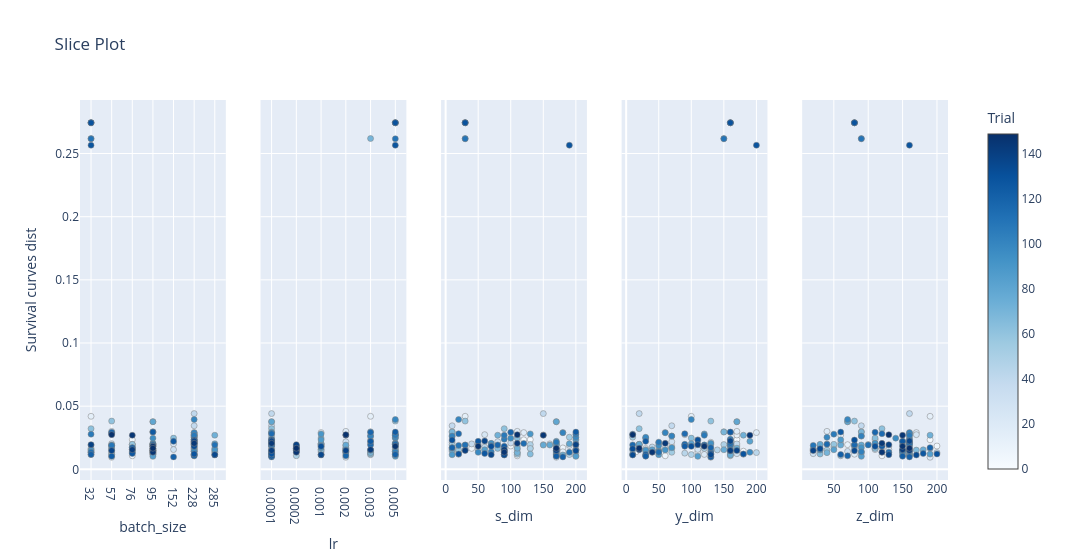
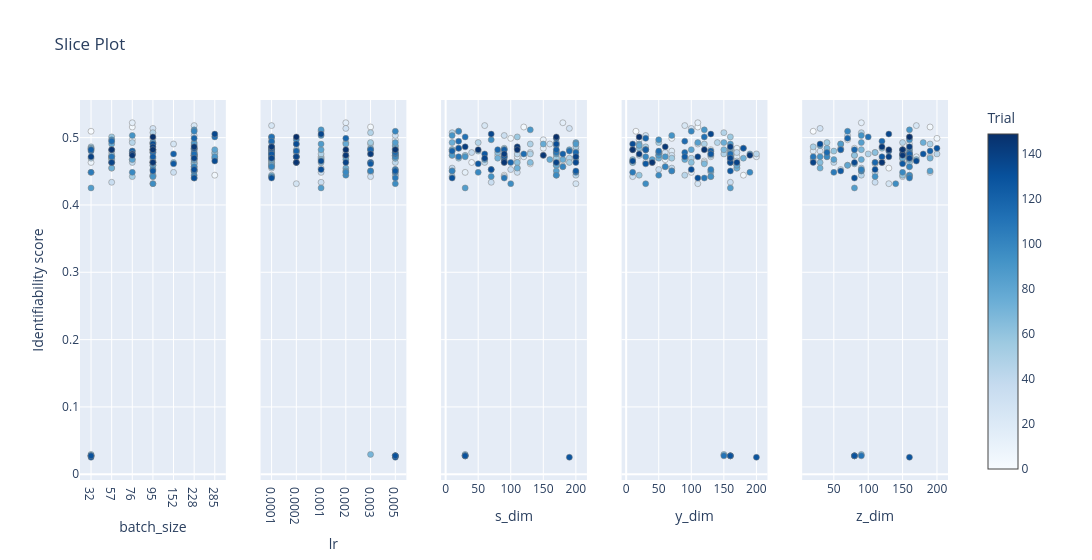

Write notebook code for charts like these, in order.
### Code cell
for i in range(len(names_objs)):
    plot_slice(study, target=lambda t: t.values[i], target_name=names_objs[i]).show() # individual parameter effects

### Figure 1 — Plotly figure (JSON) as saved in the notebook; plotly's stock layout.template omitted (floating-point values rounded to 4 significant figures; data arrays with more than 128 entries replaced by an {"elided": "..."} marker saying what was removed)
{"data": [{"marker": {"color": {"elided": "146 int values"}, "colorbar": {"title": {"text": "Trial"}, "x": 1, "xpad": 40}, "colorscale": [[0, "rgb(247,251,255)"], [0.125, "rgb(222,235,247)"], [0.25, "rgb(198,219,239)"], [0.375, "rgb(158,202,225)"], [0.5, "rgb(107,174,214)"], [0.625, "rgb(66,146,198)"], [0.75, "rgb(33,113,181)"], [0.875, "rgb(8,81,156)"], [1, "rgb(8,48,107)"]], "line": {"color": "Grey", "width": 0.5}, "showscale": true}, "mode": "markers", "name": "Feasible Trial", "showlegend": false, "type": "scatter", "x": {"elided": "146 int values"}, "xaxis": "x", "y": {"elided": "146 float values"}, "yaxis": "y"}, {"marker": {"color": {"elided": "146 int values"}, "colorbar": {"title": {"text": "Trial"}, "x": 1, "xpad": 40}, "colorscale": [[0, "rgb(247,251,255)"], [0.125, "rgb(222,235,247)"], [0.25, "rgb(198,219,239)"], [0.375, "rgb(158,202,225)"], [0.5, "rgb(107,174,214)"], [0.625, "rgb(66,146,198)"], [0.75, "rgb(33,113,181)"], [0.875, "rgb(8,81,156)"], [1, "rgb(8,48,107)"]], "line": {"color": "Grey", "width": 0.5}, "showscale": false}, "mode": "markers", "name": "Feasible Trial", "showlegend": false, "type": "scatter", "x": {"elided": "146 float values"}, "xaxis": "x2", "y": {"elided": "146 float values"}, "yaxis": "y2"}, {"marker": {"color": {"elided": "146 int values"}, "colorbar": {"title": {"text": "Trial"}, "x": 1, "xpad": 40}, "colorscale": [[0, "rgb(247,251,255)"], [0.125, "rgb(222,235,247)"], [0.25, "rgb(198,219,239)"], [0.375, "rgb(158,202,225)"], [0.5, "rgb(107,174,214)"], [0.625, "rgb(66,146,198)"], [0.75, "rgb(33,113,181)"], [0.875, "rgb(8,81,156)"], [1, "rgb(8,48,107)"]], "line": {"color": "Grey", "width": 0.5}, "showscale": false}, "mode": "markers", "name": "Feasible Trial", "showlegend": false, "type": "scatter", "x": {"elided": "146 int values"}, "xaxis": "x3", "y": {"elided": "146 float values"}, "yaxis": "y3"}, {"marker": {"color": {"elided": "146 int values"}, "colorbar": {"title": {"text": "Trial"}, "x": 1, "xpad": 40}, "colorscale": [[0, "rgb(247,251,255)"], [0.125, "rgb(222,235,247)"], [0.25, "rgb(198,219,239)"], [0.375, "rgb(158,202,225)"], [0.5, "rgb(107,174,214)"], [0.625, "rgb(66,146,198)"], [0.75, "rgb(33,113,181)"], [0.875, "rgb(8,81,156)"], [1, "rgb(8,48,107)"]], "line": {"color": "Grey", "width": 0.5}, "showscale": false}, "mode": "markers", "name": "Feasible Trial", "showlegend": false, "type": "scatter", "x": {"elided": "146 int values"}, "xaxis": "x4", "y": {"elided": "146 float values"}, "yaxis": "y4"}, {"marker": {"color": {"elided": "146 int values"}, "colorbar": {"title": {"text": "Trial"}, "x": 1, "xpad": 40}, "colorscale": [[0, "rgb(247,251,255)"], [0.125, "rgb(222,235,247)"], [0.25, "rgb(198,219,239)"], [0.375, "rgb(158,202,225)"], [0.5, "rgb(107,174,214)"], [0.625, "rgb(66,146,198)"], [0.75, "rgb(33,113,181)"], [0.875, "rgb(8,81,156)"], [1, "rgb(8,48,107)"]], "line": {"color": "Grey", "width": 0.5}, "showscale": false}, "mode": "markers", "name": "Feasible Trial", "showlegend": false, "type": "scatter", "x": {"elided": "146 int values"}, "xaxis": "x5", "y": {"elided": "146 float values"}, "yaxis": "y5"}], "layout": {"title": {"text": "Slice Plot"}, "width": 1500, "xaxis": {"anchor": "y", "categoryarray": [32, 57, 76, 95, 152, 228, 285], "categoryorder": "array", "domain": [0, 0.168], "title": {"text": "batch_size"}, "type": "category"}, "xaxis2": {"anchor": "y2", "categoryarray": [0.0001, 0.0002, 0.001, 0.002, 0.003, 0.005], "categoryorder": "array", "domain": [0.208, 0.376], "title": {"text": "lr"}, "type": "category"}, "xaxis3": {"anchor": "y3", "domain": [0.416, 0.584], "title": {"text": "s_dim"}}, "xaxis4": {"anchor": "y4", "domain": [0.624, 0.792], "title": {"text": "y_dim"}}, "xaxis5": {"anchor": "y5", "domain": [0.832, 1], "title": {"text": "z_dim"}}, "yaxis": {"anchor": "x", "domain": [0, 1], "title": {"text": "Survival curves dist"}}, "yaxis2": {"anchor": "x2", "domain": [0, 1], "matches": "y", "showticklabels": false}, "yaxis3": {"anchor": "x3", "domain": [0, 1], "matches": "y", "showticklabels": false}, "yaxis4": {"anchor": "x4", "domain": [0, 1], "matches": "y", "showticklabels": false}, "yaxis5": {"anchor": "x5", "domain": [0, 1], "matches": "y", "showticklabels": false}}}

### Figure 2 — Plotly figure (JSON) as saved in the notebook; plotly's stock layout.template omitted (floating-point values rounded to 4 significant figures; data arrays with more than 128 entries replaced by an {"elided": "..."} marker saying what was removed)
{"data": [{"marker": {"color": {"elided": "146 int values"}, "colorbar": {"title": {"text": "Trial"}, "x": 1, "xpad": 40}, "colorscale": [[0, "rgb(247,251,255)"], [0.125, "rgb(222,235,247)"], [0.25, "rgb(198,219,239)"], [0.375, "rgb(158,202,225)"], [0.5, "rgb(107,174,214)"], [0.625, "rgb(66,146,198)"], [0.75, "rgb(33,113,181)"], [0.875, "rgb(8,81,156)"], [1, "rgb(8,48,107)"]], "line": {"color": "Grey", "width": 0.5}, "showscale": true}, "mode": "markers", "name": "Feasible Trial", "showlegend": false, "type": "scatter", "x": {"elided": "146 int values"}, "xaxis": "x", "y": {"elided": "146 float values"}, "yaxis": "y"}, {"marker": {"color": {"elided": "146 int values"}, "colorbar": {"title": {"text": "Trial"}, "x": 1, "xpad": 40}, "colorscale": [[0, "rgb(247,251,255)"], [0.125, "rgb(222,235,247)"], [0.25, "rgb(198,219,239)"], [0.375, "rgb(158,202,225)"], [0.5, "rgb(107,174,214)"], [0.625, "rgb(66,146,198)"], [0.75, "rgb(33,113,181)"], [0.875, "rgb(8,81,156)"], [1, "rgb(8,48,107)"]], "line": {"color": "Grey", "width": 0.5}, "showscale": false}, "mode": "markers", "name": "Feasible Trial", "showlegend": false, "type": "scatter", "x": {"elided": "146 float values"}, "xaxis": "x2", "y": {"elided": "146 float values"}, "yaxis": "y2"}, {"marker": {"color": {"elided": "146 int values"}, "colorbar": {"title": {"text": "Trial"}, "x": 1, "xpad": 40}, "colorscale": [[0, "rgb(247,251,255)"], [0.125, "rgb(222,235,247)"], [0.25, "rgb(198,219,239)"], [0.375, "rgb(158,202,225)"], [0.5, "rgb(107,174,214)"], [0.625, "rgb(66,146,198)"], [0.75, "rgb(33,113,181)"], [0.875, "rgb(8,81,156)"], [1, "rgb(8,48,107)"]], "line": {"color": "Grey", "width": 0.5}, "showscale": false}, "mode": "markers", "name": "Feasible Trial", "showlegend": false, "type": "scatter", "x": {"elided": "146 int values"}, "xaxis": "x3", "y": {"elided": "146 float values"}, "yaxis": "y3"}, {"marker": {"color": {"elided": "146 int values"}, "colorbar": {"title": {"text": "Trial"}, "x": 1, "xpad": 40}, "colorscale": [[0, "rgb(247,251,255)"], [0.125, "rgb(222,235,247)"], [0.25, "rgb(198,219,239)"], [0.375, "rgb(158,202,225)"], [0.5, "rgb(107,174,214)"], [0.625, "rgb(66,146,198)"], [0.75, "rgb(33,113,181)"], [0.875, "rgb(8,81,156)"], [1, "rgb(8,48,107)"]], "line": {"color": "Grey", "width": 0.5}, "showscale": false}, "mode": "markers", "name": "Feasible Trial", "showlegend": false, "type": "scatter", "x": {"elided": "146 int values"}, "xaxis": "x4", "y": {"elided": "146 float values"}, "yaxis": "y4"}, {"marker": {"color": {"elided": "146 int values"}, "colorbar": {"title": {"text": "Trial"}, "x": 1, "xpad": 40}, "colorscale": [[0, "rgb(247,251,255)"], [0.125, "rgb(222,235,247)"], [0.25, "rgb(198,219,239)"], [0.375, "rgb(158,202,225)"], [0.5, "rgb(107,174,214)"], [0.625, "rgb(66,146,198)"], [0.75, "rgb(33,113,181)"], [0.875, "rgb(8,81,156)"], [1, "rgb(8,48,107)"]], "line": {"color": "Grey", "width": 0.5}, "showscale": false}, "mode": "markers", "name": "Feasible Trial", "showlegend": false, "type": "scatter", "x": {"elided": "146 int values"}, "xaxis": "x5", "y": {"elided": "146 float values"}, "yaxis": "y5"}], "layout": {"title": {"text": "Slice Plot"}, "width": 1500, "xaxis": {"anchor": "y", "categoryarray": [32, 57, 76, 95, 152, 228, 285], "categoryorder": "array", "domain": [0, 0.168], "title": {"text": "batch_size"}, "type": "category"}, "xaxis2": {"anchor": "y2", "categoryarray": [0.0001, 0.0002, 0.001, 0.002, 0.003, 0.005], "categoryorder": "array", "domain": [0.208, 0.376], "title": {"text": "lr"}, "type": "category"}, "xaxis3": {"anchor": "y3", "domain": [0.416, 0.584], "title": {"text": "s_dim"}}, "xaxis4": {"anchor": "y4", "domain": [0.624, 0.792], "title": {"text": "y_dim"}}, "xaxis5": {"anchor": "y5", "domain": [0.832, 1], "title": {"text": "z_dim"}}, "yaxis": {"anchor": "x", "domain": [0, 1], "title": {"text": "Identifiability score"}}, "yaxis2": {"anchor": "x2", "domain": [0, 1], "matches": "y", "showticklabels": false}, "yaxis3": {"anchor": "x3", "domain": [0, 1], "matches": "y", "showticklabels": false}, "yaxis4": {"anchor": "x4", "domain": [0, 1], "matches": "y", "showticklabels": false}, "yaxis5": {"anchor": "x5", "domain": [0, 1], "matches": "y", "showticklabels": false}}}
